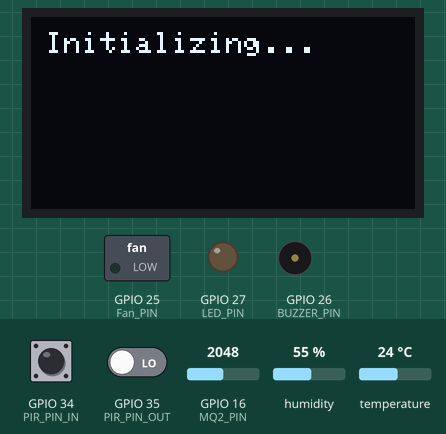
Recording of a sketch running on a simulated ESP32. On the bench: 128×64 one-colour display, switched loads named in the sketch (green lamp = pin HIGH), output pins drawn as LEDs (lit = HIGH), buzzer (waves = sounding, pin HIGH). The test bench sets the inputs (shaded band); at power-on: GPIO 16 (MQ2_PIN) = 2048, GPIO 34 (PIR_PIN_IN) LOW, temperature 24 °C, GPIO 35 (PIR_PIN_OUT) LOW, humidity 55 %. WiFi joins after 1.5 s; servers stay silent unless stated; what the sketch prints to the serial monitor is not drawn.

Above: at 1.1 s.
At 3.7 s:
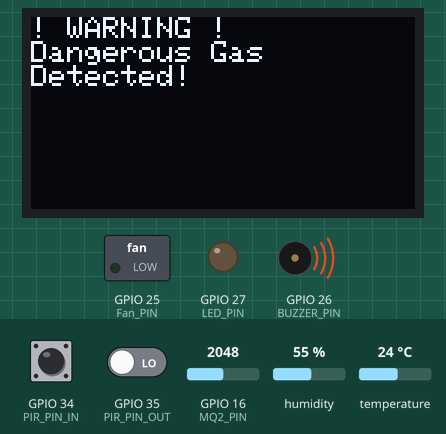
3.8 s: GPIO 16 (MQ2_PIN) set to 1067
7.1 s: GPIO 16 (MQ2_PIN) set to 952
At 8.0 s:
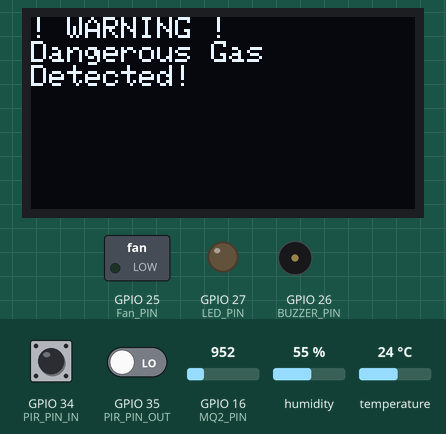
10.1 s: GPIO 34 (PIR_PIN_IN) pulsed HIGH 5 times (0.12 s each, 0.3 s apart)
At 12.7 s:
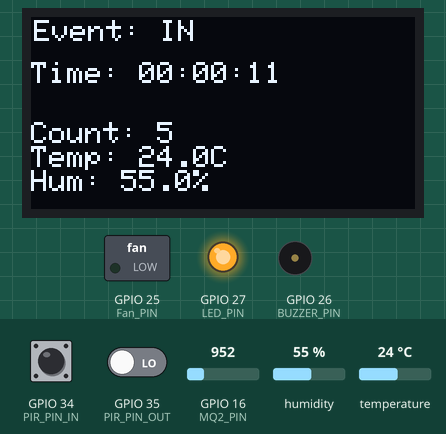
13.1 s: temperature set to 24.6 °C
At 15.4 s:
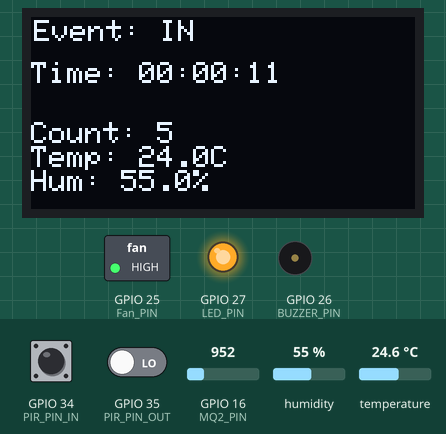
16.3 s: temperature set to 27.5 °C
18.0 s: temperature set to 28.8 °C
At 20.0 s:
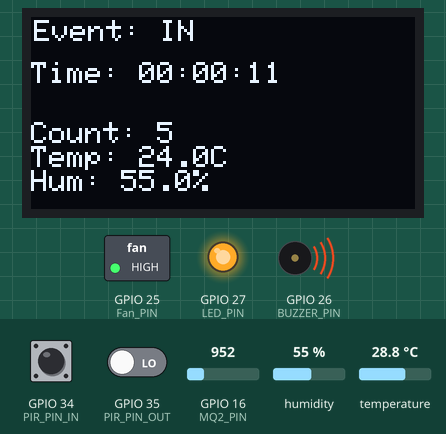
Timing chart, 0 to 21.4 s (numbered marks = the images above; inputs shaded):
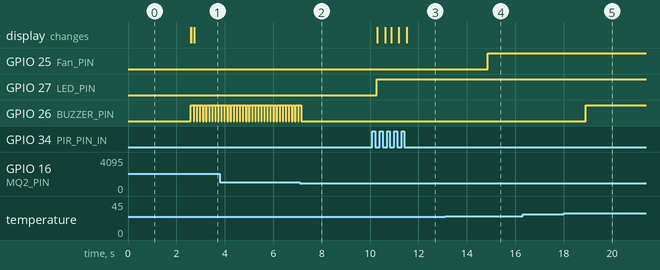

Measured:
- the behaviour switches between 1001 and 1000 on GPIO 16 (MQ2_PIN) (found by bisection; images 1 and 2)
- the behaviour switches between 24 and 24.1 °C on temperature (found by bisection; images 3 and 4)
- the behaviour switches between 28 and 28.1 °C on temperature (found by bisection; images 4 and 5)
- after the input at 7.1 s, GPIO 26 (BUZZER_PIN): goes on until 7.2 s, then stays LOW
- after the input at 10.1 s, GPIO 27 (LED_PIN): LOW → HIGH after 0.18 s; the display: first changes after 0.21 s (image 3 shows a later state)
- after the input at 13.1 s, GPIO 25 (Fan_PIN): LOW → HIGH after 1.8 s
- after the input at 16.3 s, every drawn part: stays the same
- after the input at 18.0 s, GPIO 26 (BUZZER_PIN): LOW → HIGH after 0.90 s
- by itself, GPIO 26 (BUZZER_PIN): alternates HIGH for 0.10 s and LOW for 0.03 s

The sketch:

ws-bts-socket-client2.ino
```cpp
#include <Adafruit_GFX.h>
#include <Adafruit_SSD1306.h>
#include <WiFi.h>
#include <WebSocketsClient.h>
#include <ArduinoJson.h>
#include <DHT.h>

// Constants
#define PIR_PIN_IN 34
#define PIR_PIN_OUT 35
#define LED_PIN 27
#define SCREEN_WIDTH 128
#define SCREEN_HEIGHT 64
#define OLED_RESET -1
#define Fan_PIN 25
#define DHTPIN 4       // Changed from Temp_PIN to DHTPIN
#define MQ2_PIN 16
#define BUZZER_PIN 26
#define DHTTYPE DHT22

// WiFi and WebSocket setup
const char* ssid = "TCA@Admin";
const char* password = "Shivam@9211";
const char* websocket_server = "192.168.1.13";
const uint16_t websocket_port = 81;

WebSocketsClient webSocket;
unsigned long lastDataSend = 0;
const long dataInterval = 2000;
unsigned long lastReconnectAttempt = 0;
const long reconnectInterval = 3000;

// OLED Display Object
Adafruit_SSD1306 display(SCREEN_WIDTH, SCREEN_HEIGHT, &Wire, OLED_RESET);

// DHT Sensor
DHT dht(DHTPIN, DHTTYPE);

// People Counter Class
class PeopleCounter {
private:
    int peopleCount;
    bool motionDetected_IN;
    bool motionDetected_OUT;
    unsigned long lastEventTime;
    String lastEventType;
    int lastPersonID;
    bool eventChanged;

    // Environmental sensors
    float temperature;
    float humidity;
    int airQuality;

public:
    bool lightAutoMode = true;
    bool fanAutoMode = true;
    int lightBrightness = 50;
    int fanSpeed = 0;

    PeopleCounter() {
        peopleCount = 0;
        motionDetected_IN = false;
        motionDetected_OUT = false;
        lastEventTime = 0;
        lastEventType = "";
        lastPersonID = 0;
        eventChanged = false;
        temperature = 0;
        humidity = 0;
        airQuality = 0;
    }

    void testHardwarePin() {
        pinMode(Fan_PIN, OUTPUT);
        pinMode(MQ2_PIN, INPUT_PULLUP);
        pinMode(BUZZER_PIN, OUTPUT);
        digitalWrite(Fan_PIN, LOW);
        digitalWrite(BUZZER_PIN, LOW);
        dht.begin();
    }

    void initializeSystem() {
        pinMode(PIR_PIN_IN, INPUT_PULLUP);
        pinMode(PIR_PIN_OUT, INPUT_PULLUP);
        pinMode(LED_PIN, OUTPUT);
        digitalWrite(LED_PIN, LOW);
        Serial.begin(115200);

        if (!display.begin(SSD1306_SWITCHCAPVCC, 0x3C)) {
            Serial.println(F("SSD1306 allocation failed"));
            while (true);
        }

        display.clearDisplay();
        display.setTextSize(1);
        display.setTextColor(WHITE);
        display.setCursor(5, 5);
        display.println("Initializing...");
        display.display();
        delay(1000);
        display.clearDisplay();
    }

    void detectMotion() {
        int val_IN = digitalRead(PIR_PIN_IN);
        int val_OUT = digitalRead(PIR_PIN_OUT);

        if (val_IN == LOW && !motionDetected_IN) {
            motionDetected_IN = true;
            peopleCount++;
            lastPersonID++;
            lastEventTime = millis();
            lastEventType = "IN";
            eventChanged = true;
            Serial.println("Person Entered");
        } else if (val_IN == HIGH && motionDetected_IN) {
            motionDetected_IN = false;
        }

        if (val_OUT == LOW && !motionDetected_OUT) {
            motionDetected_OUT = true;
            if (peopleCount > 0) {
                peopleCount--;
                lastEventTime = millis();
                lastEventType = "OUT";
                eventChanged = true;
                Serial.println("Person Exited");
            }
        } else if (val_OUT == HIGH && motionDetected_OUT) {
            motionDetected_OUT = false;
        }
    }

    void controlLED() {
        if (lightAutoMode) {
            digitalWrite(LED_PIN, peopleCount > 0 ? HIGH : LOW);
        }
    }

    void updateOLED() {
        if (eventChanged) {
            displayTimeAndCount();
            eventChanged = false;
        }
    }

    void readEnvironment() {
        // Read DHT22
        float newTemp = dht.readTemperature();
        float newHum = dht.readHumidity();

        if (!isnan(newTemp)) temperature = newTemp;
        if (!isnan(newHum)) humidity = newHum;

        // Read MQ2
        airQuality = analogRead(MQ2_PIN);
    }

    void controlSystems() {
        if (fanAutoMode) {
            if (temperature > 24 && peopleCount > 0) {
                digitalWrite(Fan_PIN, HIGH);
                digitalWrite(BUZZER_PIN, (temperature > 28) ? HIGH : LOW);
            } else {
                digitalWrite(Fan_PIN, LOW);
                digitalWrite(BUZZER_PIN, LOW);
            }
        }

        if (analogRead(MQ2_PIN) > 1000) { // Gas detection threshold
            displayGasWarning();
        }
    }

    // Getters
    int getPeopleCount() { return peopleCount; }
    float getTemperature() { return temperature; }
    float getHumidity() { return humidity; }
    int getAirQuality() { return airQuality; }
    bool getFanState() { return digitalRead(Fan_PIN); }
    bool getLightState() { return digitalRead(LED_PIN); }

private:
    void displayTimeAndCount() {
        unsigned long seconds = (lastEventTime / 1000) % 60;
        unsigned long minutes = (lastEventTime / 60000) % 60;
        unsigned long hours = (lastEventTime / 3600000) % 24;

        display.clearDisplay();
        display.setTextSize(1);
        display.setCursor(1, 1);
        display.print("Event: ");
        display.print(lastEventType);
        display.setCursor(0, 15);
        display.print("Time: ");
        display.printf("%02d:%02d:%02d", hours, minutes, seconds);
        display.setCursor(0, 35);
        display.printf("Count: %d\nTemp: %.1fC\nHum: %.1f%%",
                      peopleCount, temperature, humidity);
        display.display();
    }

    void displayGasWarning() {
        display.clearDisplay();
        display.setTextSize(1);
        display.setCursor(0, 0);
        display.println("! WARNING !");
        display.println("Dangerous Gas");
        display.println("Detected!");
        display.display();
        digitalWrite(BUZZER_PIN, HIGH);
    }
} counter;

void setupWebSocket() {
    webSocket.begin(websocket_server, websocket_port, "/");
    webSocket.onEvent(webSocketEvent);
    webSocket.setReconnectInterval(2000);
    webSocket.enableHeartbeat(15000, 3000, 2);
}

void webSocketEvent(WStype_t type, uint8_t* payload, size_t length) {
    switch(type) {
        case WStype_DISCONNECTED:
            Serial.println("[WSc] Disconnected!");
            break;
        case WStype_CONNECTED:
            Serial.println("[WSc] Connected to server");
            webSocket.sendTXT("{\"type\":\"handshake\",\"device\":\"ESP32\"}");
            break;
        case WStype_TEXT:
            handleIncomingCommand(payload, length);
            break;
        case WStype_ERROR:
            Serial.printf("[WSc] Error: %s\n", payload);
            break;
    }
}
//cammands come from  web browser -client
void handleIncomingCommand(const uint8_t* payload, size_t length) {
    DynamicJsonDocument doc(256);
    DeserializationError error = deserializeJson(doc, payload, length);

    if (error) {
        Serial.print("deserializeJson() failed: ");
        Serial.println(error.c_str());
        return;
    }

    if (doc.containsKey("command")) {
        const char* command = doc["command"];

        if (strcmp(command, "light") == 0) {
            counter.lightAutoMode = false;
            digitalWrite(LED_PIN, doc["value"].as<bool>());
        }
        else if (strcmp(command, "fan") == 0) {
            counter.fanAutoMode = false;
            digitalWrite(Fan_PIN, doc["value"].as<bool>());
        }
        else if (strcmp(command, "mode") == 0) {
            counter.lightAutoMode = doc["lightAuto"];
            counter.fanAutoMode = doc["fanAuto"];
        }
    }
}
//data send to the websocket server and web browser -client
void sendSensorData() {
    DynamicJsonDocument doc(512);

    doc["occupancy"] = counter.getPeopleCount();
    doc["temperature"] = counter.getTemperature();
    doc["humidity"] = counter.getHumidity();
    doc["airQuality"] = counter.getAirQuality();
    doc["lightState"] = counter.getLightState();
    doc["fanState"] = counter.getFanState();
    doc["lightAuto"] = counter.lightAutoMode;
    doc["fanAuto"] = counter.fanAutoMode;
    doc["timestamp"] = millis();


    String jsonString;
    serializeJson(doc, jsonString);
    webSocket.sendTXT(jsonString);


}

void networkTask() {
    webSocket.loop();

    if (WiFi.status() != WL_CONNECTED) {
        if (millis() - lastReconnectAttempt > reconnectInterval) {
            lastReconnectAttempt = millis();
            WiFi.reconnect();
            Serial.println("Reconnecting to WiFi...");
        }
    }
    else if (!webSocket.isConnected()) {
        if (millis() - lastReconnectAttempt > reconnectInterval) {
            lastReconnectAttempt = millis();
            setupWebSocket();
            Serial.println("Reconnecting to WebSocket...");
        }
    }

    if (webSocket.isConnected() && millis() - lastDataSend > dataInterval) {
        lastDataSend = millis();
        sendSensorData();
    }
}

void setup() {
    counter.initializeSystem();
    counter.testHardwarePin();

    WiFi.begin(ssid, password);
    while (WiFi.status() != WL_CONNECTED) {
        delay(500);
        Serial.print(".");
    }
    Serial.println("\nWiFi connected!");
    setupWebSocket();
}

void loop() {
    counter.detectMotion();
    counter.controlLED();
    counter.readEnvironment();
    counter.controlSystems();
    counter.updateOLED();

    networkTask();
    delay(100); // Maintain system responsiveness
}
```
